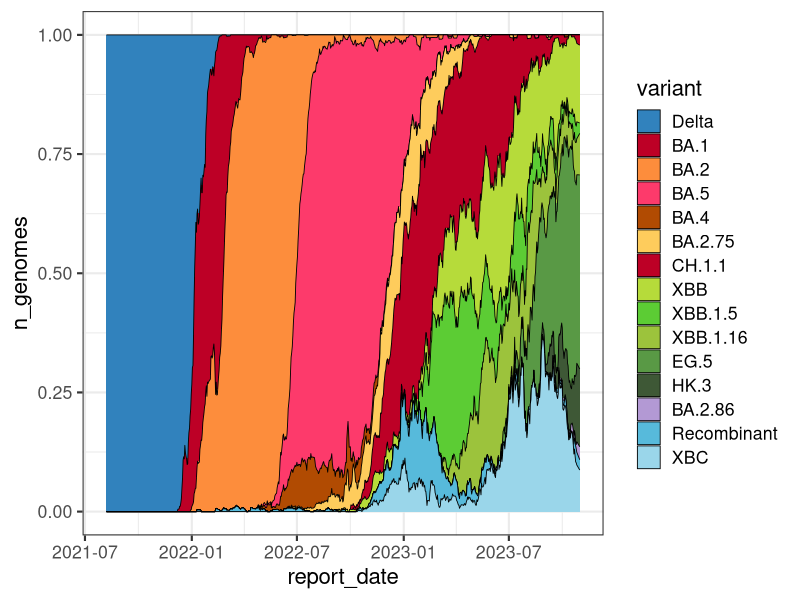

R code for this plot: (Note: this script raises an error after producing the figure.)
## ---- chunk 1
knitr::opts_chunk$set(
  fig.path = "images/"
)
## ---- chunk 2
library(lubridate)
library(tidyr)
library(ggplot2)
library(forcats)

voc <- read.csv("data/all_variant_counts.csv")
voc$report_date <- ymd(voc$report_date)
tidy_voc <- pivot_longer(voc, !report_date, names_to = "variant", values_to = "n_genomes")

stack_order <- c("Delta", 
                 "BA.1", 
                 "BA.2", 
                 "BA.5", 
                 "BA.4", 
                 "BA.2.75", 
                 "CH.1.1", 
                 "FK.1.1",
                 "XBB", 
                 "XBB.1.5", 
                 "XBB.1.16",
                 "EG.5",
                 "HK.3",
                 "BA.2.86",
                 "Recombinant",
                 "XBC"
)

tidy_voc$variant <- fct_relevel(tidy_voc$variant, stack_order)




voc_pal <-c(Delta        = "#3182bd", 
            BA.1         = "#bd0026", 
            BA.2         = "#fd8d3c", 
            BA.4         = "#B14B02",
            BA.5         = "#FD3A6B",
            BA.2.75      = "#fecc5c", 
            CH.1.1       = "#bd0026",
            FK.1.1       = "#E81634",
            XBB          = "#b6db3a",
            XBB.1.5      = "#5CCC34", 
            XBB.1.16     = "#9CC33C",
            EG.5         = "#599945",
            HK.3         = "#3e5836",
            BA.2.86      = "#B399D4",
            Recombinant  = "#57badb", 
            XBC          = "#9AD6EA"
            
)



ggplot(tidy_voc, aes(report_date, n_genomes, fill=variant)) + 
    geom_area(position = 'fill', colour='black', size=0.3) +
    scale_fill_manual(values=voc_pal)+
    theme_bw(base_size = 16)  

## ---- chunk 3
library(lubridate)
recent <-  filter(tidy_voc, report_date >= today() - months(3))
ggplot(recent, aes(report_date, n_genomes, fill=variant)) + 
    geom_area(position = 'fill', colour='black', size=0.3) +
    scale_fill_manual(values=voc_pal)+
    theme_bw(base_size = 16)
